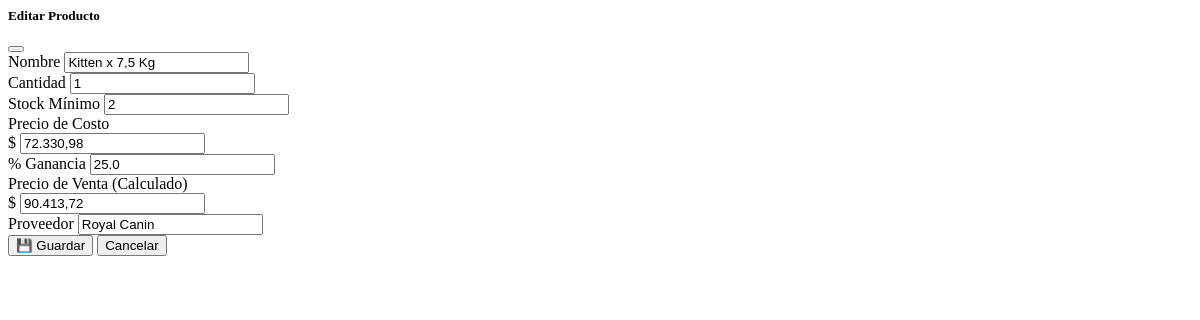
The app's page /editar/2 (signed in), older data.
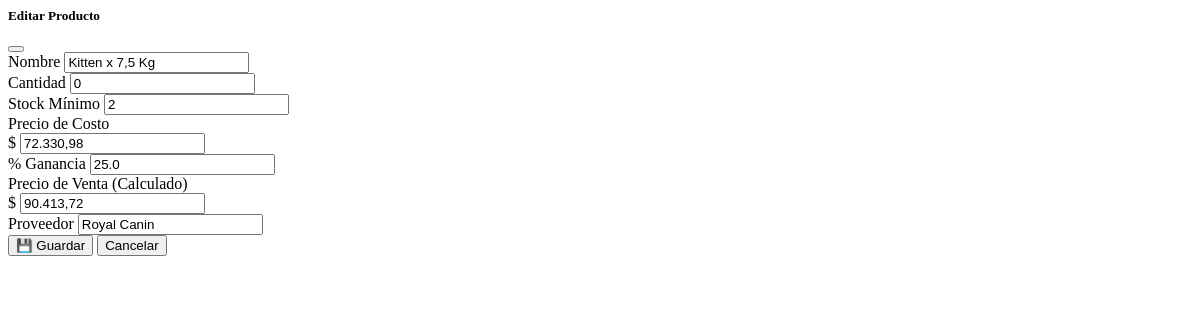
The same page, newer data.
### tables this page shows
CREATE TABLE productos (
        id INTEGER PRIMARY KEY AUTOINCREMENT,
        nombre TEXT NOT NULL,
        cantidad INTEGER NOT NULL,
        stock_minimo INTEGER NOT NULL,
        precio_costo REAL NOT NULL,
        proveedor TEXT NOT NULL,
        ganancia REAL DEFAULT 0
    );

### app_negocio.py (the view, shortened to what this page needs)
@app.route("/editar/<int:id>", methods=["GET","POST"])
def editar(id):
    if "usuario" not in session:
        return redirect(url_for("login"))
    producto = obtener_producto(id)
    if not producto:
        return "No encontrado", 404
    return render_template("editar.html", p=producto)

### app_negocio.py (called while the page is built)
@app.template_filter('precio_sin_signo')
def format_precio_sin_signo(value):
    try:
        return f"{float(value):,.2f}".replace(',', 'X').replace('.', ',').replace('X', '.')
    except:
        return value

def get_connection():
    conn = sqlite3.connect(DB_NAME)
    conn.row_factory = sqlite3.Row
    return conn

def obtener_producto(id):
    conn = get_connection()
    p = conn.execute("SELECT * FROM productos WHERE id=?", (id,)).fetchone()
    conn.close()
    return p

### templates/editar.html (shortened to what this page needs)
<form method="post" action="/editar/{{ p['id'] }}">
  <div class="modal-header">
    <h5 class="modal-title">Editar Producto</h5>
    <button type="button" class="btn-close" data-bs-dismiss="modal" aria-label="Cerrar"></button>
  </div>
  <div class="modal-body">
    <div class="mb-3">
      <label for="nombre" class="form-label">Nombre</label>
      <input type="text" class="form-control" name="nombre" id="nombre" value="{{ p['nombre'] }}" required>
    </div>
    <div class="mb-3">
      <label for="cantidad" class="form-label">Cantidad</label>
      <input type="number" class="form-control" name="cantidad" id="cantidad" value="{{ p['cantidad'] }}" required>
    </div>
    <div class="mb-3">
      <label for="stock_minimo" class="form-label">Stock Mínimo</label>
      <input type="number" class="form-control" name="stock_minimo" id="stock_minimo" value="{{ p['stock_minimo'] }}" required>
    </div>
    <div class="mb-3">
      <label for="precio_costo" class="form-label">Precio de Costo</label>
      <div class="input-group">
        <span class="input-group-text">$</span>
        <input type="text" class="form-control" name="precio_costo" id="precio_costo" value="{{ p['precio_costo']|precio_sin_signo }}" required>
      </div>
    </div>
    <div class="mb-3">
      <label for="ganancia" class="form-label">% Ganancia</label>
      <input type="text" class="form-control" name="ganancia" id="ganancia" value="{{ p['ganancia'] }}">
    </div>
    <div class="mb-3">
      <label for="precio_venta" class="form-label">Precio de Venta (Calculado)</label>
      <div class="input-group">
        <span class="input-group-text">$</span>
        <input type="text" class="form-control" id="precio_venta" readonly>
      </div>
    </div>
    <div class="mb-3">
      <label for="proveedor" class="form-label">Proveedor</label>
      <input type="text" class="form-control" name="proveedor" id="proveedor" value="{{ p['proveedor'] }}">
    </div>
  </div>
  <div class="modal-footer">
    <button type="submit" class="btn btn-success">💾 Guardar</button>
    <button type="button" class="btn btn-secondary" data-bs-dismiss="modal">Cancelar</button>
  </div>
</form>

Row changes from the older to the newer data that the page shows:
changed productos "Kitten x 7,5 Kg": cantidad "1" → "0"
